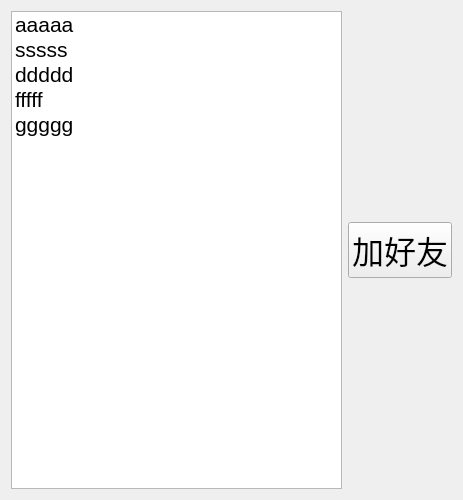
<?xml version="1.0" encoding="UTF-8"?>
<ui version="4.0">
 <class>Online</class>
 <widget class="QWidget" name="Online">
  <property name="geometry">
   <rect>
    <x>0</x>
    <y>0</y>
    <width>463</width>
    <height>500</height>
   </rect>
  </property>
  <property name="windowTitle">
   <string>Form</string>
  </property>
  <layout class="QHBoxLayout" name="horizontalLayout_2">
   <item>
    <layout class="QHBoxLayout" name="horizontalLayout">
     <item>
      <widget class="QListWidget" name="online_lw">
       <property name="font">
        <font>
         <family>Arial</family>
         <pointsize>16</pointsize>
        </font>
       </property>
       <item>
        <property name="text">
         <string>aaaaa</string>
        </property>
       </item>
       <item>
        <property name="text">
         <string>sssss</string>
        </property>
       </item>
       <item>
        <property name="text">
         <string>ddddd</string>
        </property>
       </item>
       <item>
        <property name="text">
         <string>fffff</string>
        </property>
       </item>
       <item>
        <property name="text">
         <string>ggggg</string>
        </property>
       </item>
      </widget>
     </item>
     <item>
      <layout class="QVBoxLayout" name="verticalLayout">
       <item>
        <spacer name="verticalSpacer">
         <property name="orientation">
          <enum>Qt::Vertical</enum>
         </property>
         <property name="sizeHint" stdset="0">
          <size>
           <width>20</width>
           <height>40</height>
          </size>
         </property>
        </spacer>
       </item>
       <item>
        <widget class="QPushButton" name="addFriend_pb">
         <property name="font">
          <font>
           <family>Arial</family>
           <pointsize>24</pointsize>
          </font>
         </property>
         <property name="text">
          <string>加好友</string>
         </property>
        </widget>
       </item>
       <item>
        <spacer name="verticalSpacer_2">
         <property name="orientation">
          <enum>Qt::Vertical</enum>
         </property>
         <property name="sizeHint" stdset="0">
          <size>
           <width>20</width>
           <height>40</height>
          </size>
         </property>
        </spacer>
       </item>
      </layout>
     </item>
    </layout>
   </item>
  </layout>
 </widget>
 <resources/>
 <connections/>
</ui>
